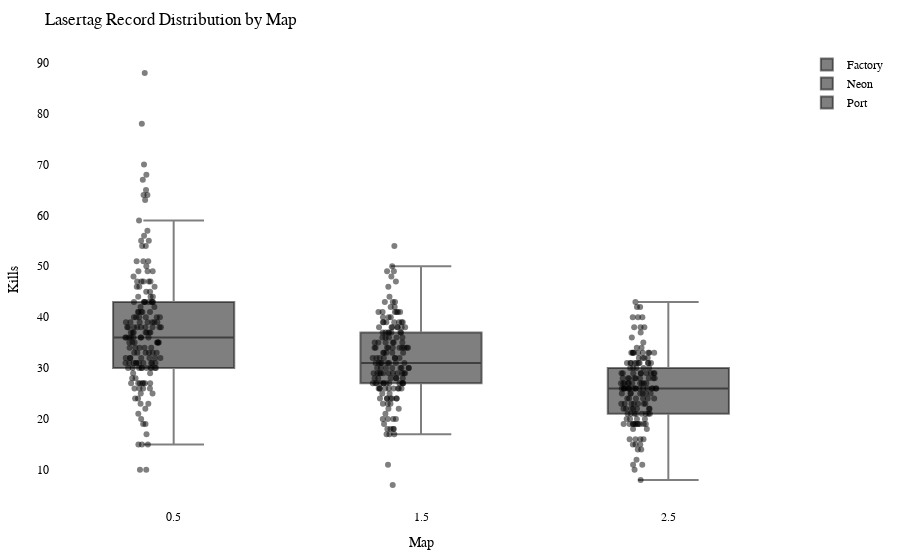

Notebook code for this chart:
### Code cell
import plotly.graph_objects as go
import plotly.io as pio

df = getRecordsDataframe(minigame="Lasertag")

# Calculate the offset for centering the data points
num_columns = len(df.columns)
offset = 0.5

# Create a Swarm plot using Plotly
fig = go.Figure()

for i, column in enumerate(df.columns):
    x_values = [i + offset] * len(df[column])  # Adjust x-values with offset for horizontal centering
    fig.add_trace(go.Box(x=x_values,
                         y=df[column],
                         name=column,
                         boxpoints='all',
                         pointpos=-0.5,  # Adjust point position to prevent overlapping
                         marker=dict(color='rgba(0,0,0,0.5)', size=6),  # Adjust marker color and size
                         hovertext=df.index,
                         hoverinfo='text+y'))

fig.update_layout(title="Lasertag Record Distribution by Map",
                  xaxis=dict(title="Map"),
                  yaxis=dict(title="Kills"),
                  showlegend=True,
                  font=dict(family="Arial", size=12, color="black"),  # Customize font
                  plot_bgcolor="white",  # Set background color
                  margin=dict(l=50, r=50, t=50, b=50),  # Adjust margins for better layout
                  )

pio.show(fig)

pio.write_html(fig, "out/laser_swarm_plot.html")

### Figure 1 — Plotly figure (JSON) as saved in the notebook; plotly's stock layout.template omitted (floating-point values rounded to 4 significant figures; data arrays with more than 128 entries replaced by an {"elided": "..."} marker saying what was removed)
{"data": [{"boxpoints": "all", "hoverinfo": "text+y", "hovertext": {"elided": "173 str values"}, "marker": {"color": "rgba(0,0,0,0.5)", "size": 6}, "name": "Factory", "pointpos": -0.5, "type": "box", "x": {"elided": "173 float values"}, "y": {"elided": "173 int values"}}, {"boxpoints": "all", "hoverinfo": "text+y", "hovertext": {"elided": "173 str values"}, "marker": {"color": "rgba(0,0,0,0.5)", "size": 6}, "name": "Neon", "pointpos": -0.5, "type": "box", "x": {"elided": "173 float values"}, "y": {"elided": "173 int values"}}, {"boxpoints": "all", "hoverinfo": "text+y", "hovertext": {"elided": "173 str values"}, "marker": {"color": "rgba(0,0,0,0.5)", "size": 6}, "name": "Port", "pointpos": -0.5, "type": "box", "x": {"elided": "173 float values"}, "y": {"elided": "173 int values"}}], "layout": {"font": {"color": "black", "family": "Arial", "size": 12}, "margin": {"b": 50, "l": 50, "r": 50, "t": 50}, "plot_bgcolor": "white", "showlegend": true, "title": {"text": "Lasertag Record Distribution by Map"}, "xaxis": {"title": {"text": "Map"}}, "yaxis": {"title": {"text": "Kills"}}}}
